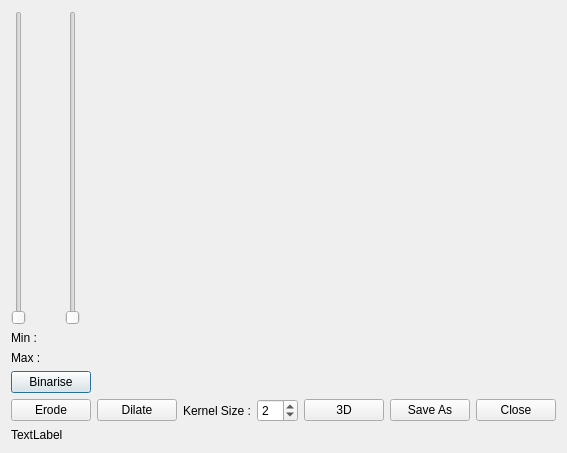
<ui version="4.0" >
 <class>vvSegmentationDialog</class>
 <widget class="QDialog" name="vvSegmentationDialog" >
  <property name="geometry" >
   <rect>
    <x>0</x>
    <y>0</y>
    <width>561</width>
    <height>453</height>
   </rect>
  </property>
  <property name="windowTitle" >
   <string>Segmentation tool</string>
  </property>
  <layout class="QGridLayout" >
   <item row="0" column="0" >
    <widget class="QSlider" name="clipping1Slider" >
     <property name="orientation" >
      <enum>Qt::Vertical</enum>
     </property>
    </widget>
   </item>
   <item row="0" column="1" >
    <widget class="QSlider" name="clipping2Slider" >
     <property name="orientation" >
      <enum>Qt::Vertical</enum>
     </property>
    </widget>
   </item>
   <item rowspan="4" row="0" column="2" colspan="6" >
    <widget class="QVTKOpenGLNativeWidget" name="viewWidget" />
   </item>
   <item row="1" column="0" >
    <widget class="QLabel" name="minLabel" >
     <property name="sizePolicy" >
      <sizepolicy vsizetype="Fixed" hsizetype="Fixed" >
       <horstretch>0</horstretch>
       <verstretch>0</verstretch>
      </sizepolicy>
     </property>
     <property name="text" >
      <string>Min :</string>
     </property>
    </widget>
   </item>
   <item row="2" column="0" colspan="2" >
    <widget class="QLabel" name="maxLabel" >
     <property name="text" >
      <string>Max :</string>
     </property>
    </widget>
   </item>
   <item row="3" column="0" colspan="2" >
    <widget class="QPushButton" name="binaryButton" >
     <property name="sizePolicy" >
      <sizepolicy vsizetype="Fixed" hsizetype="Fixed" >
       <horstretch>0</horstretch>
       <verstretch>0</verstretch>
      </sizepolicy>
     </property>
     <property name="text" >
      <string>Binarise</string>
     </property>
    </widget>
   </item>
   <item row="4" column="0" colspan="2" >
    <widget class="QPushButton" name="erodeButton" >
     <property name="text" >
      <string>Erode</string>
     </property>
    </widget>
   </item>
   <item row="4" column="2" >
    <widget class="QPushButton" name="dilateButton" >
     <property name="text" >
      <string>Dilate</string>
     </property>
    </widget>
   </item>
   <item row="4" column="3" >
    <widget class="QLabel" name="label" >
     <property name="text" >
      <string>Kernel Size :</string>
     </property>
    </widget>
   </item>
   <item row="4" column="4" >
    <widget class="QSpinBox" name="kernelSpinBox" >
     <property name="minimum" >
      <number>1</number>
     </property>
     <property name="value" >
      <number>2</number>
     </property>
    </widget>
   </item>
   <item row="4" column="5" >
    <widget class="QPushButton" name="dimButton" >
     <property name="sizePolicy" >
      <sizepolicy vsizetype="Fixed" hsizetype="Fixed" >
       <horstretch>0</horstretch>
       <verstretch>0</verstretch>
      </sizepolicy>
     </property>
     <property name="text" >
      <string>3D</string>
     </property>
    </widget>
   </item>
   <item row="4" column="6" >
    <widget class="QPushButton" name="saveButton" >
     <property name="text" >
      <string>Save As</string>
     </property>
    </widget>
   </item>
   <item row="4" column="7" >
    <widget class="QPushButton" name="closeButton" >
     <property name="text" >
      <string>Close</string>
     </property>
    </widget>
   </item>
   <item row="5" column="0" colspan="5" >
    <widget class="QLabel" name="infoLabel" >
     <property name="text" >
      <string>TextLabel</string>
     </property>
    </widget>
   </item>
  </layout>
 </widget>
 <customwidgets>
  <customwidget>
   <class>QVTKOpenGLNativeWidget</class>
   <extends>QWidget</extends>
   <header>QVTKOpenGLNativeWidget.h</header>
  </customwidget>
 </customwidgets>
 <resources/>
 <connections>
  <connection>
   <sender>closeButton</sender>
   <signal>clicked()</signal>
   <receiver>vvSegmentationDialog</receiver>
   <slot>reject()</slot>
   <hints>
    <hint type="sourcelabel" >
     <x>528</x>
     <y>403</y>
    </hint>
    <hint type="destinationlabel" >
     <x>542</x>
     <y>423</y>
    </hint>
   </hints>
  </connection>
 </connections>
</ui>
